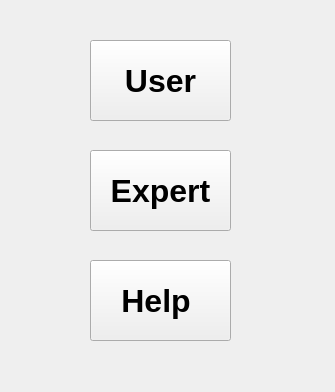
<?xml version="1.0" encoding="UTF-8"?>
<ui version="4.0">
 <class>Widget</class>
 <widget class="QWidget" name="Widget">
  <property name="geometry">
   <rect>
    <x>0</x>
    <y>0</y>
    <width>335</width>
    <height>392</height>
   </rect>
  </property>
  <property name="windowTitle">
   <string>Widget</string>
  </property>
  <widget class="QPushButton" name="pushButton">
   <property name="geometry">
    <rect>
     <x>90</x>
     <y>40</y>
     <width>141</width>
     <height>81</height>
    </rect>
   </property>
   <property name="font">
    <font>
     <family>Arial</family>
     <pointsize>24</pointsize>
     <bold>true</bold>
    </font>
   </property>
   <property name="contextMenuPolicy">
    <enum>Qt::DefaultContextMenu</enum>
   </property>
   <property name="text">
    <string>User</string>
   </property>
  </widget>
  <widget class="QPushButton" name="pushButton_2">
   <property name="geometry">
    <rect>
     <x>90</x>
     <y>150</y>
     <width>141</width>
     <height>81</height>
    </rect>
   </property>
   <property name="font">
    <font>
     <family>Arial</family>
     <pointsize>24</pointsize>
     <bold>true</bold>
    </font>
   </property>
   <property name="text">
    <string>Expert</string>
   </property>
  </widget>
  <widget class="QPushButton" name="pushButton_3">
   <property name="geometry">
    <rect>
     <x>90</x>
     <y>260</y>
     <width>141</width>
     <height>81</height>
    </rect>
   </property>
   <property name="font">
    <font>
     <family>Arial</family>
     <pointsize>24</pointsize>
     <bold>true</bold>
    </font>
   </property>
   <property name="text">
    <string>Help </string>
   </property>
  </widget>
 </widget>
 <resources/>
 <connections/>
</ui>
